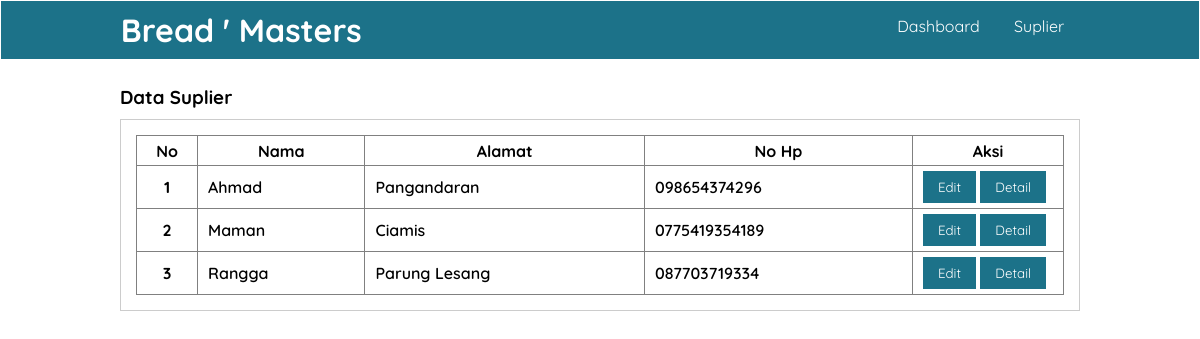
Screenshot of /data_suplier.php (signed in) with the database file from the repository.
### tables this page shows
CREATE TABLE `suplier` (
  `id_suplier` int(11) NOT NULL,
  `id_toko` int(11) NOT NULL,
  `nama_suplier` varchar(50) NOT NULL,
  `kategori` varchar(255) NOT NULL,
  `tlp_hp` varchar(50) NOT NULL,
  `alamat_suplier` varchar(100) NOT NULL,
  `created_at` timestamp NOT NULL DEFAULT current_timestamp() ON UPDATE current_timestamp()
);

### data_suplier.php (the view, shortened to what this page needs)
<?php
    include "koneksi.php";
    $query = mysqli_query($conn,'SELECT * FROM suplier');
?>
<!DOCTYPE html>
<html lang="en">
<head>
    <link rel="stylesheet" href="dekorasi.css">
</head>
<body>
    <header>
        <div class="container">
        <h1>Bread ' Masters</h1>
        <ul>
            <li><a href="dashboard.php">Dashboard</a></li>
            <li><a href="data_suplier.php">Suplier</a></li>
        </ul>
        </div>
    </header>
    <div class="section">
        <div class="container">
            <h3>Data Suplier</h3>
            <div class="box">
                <table border="1" cellspacing="0" class="table">
                    <thead>
                        <tr>
                        <th width="60px">No</th>
                            <th>Nama</th>
                            <th>Alamat</th>
                            <th>No Hp</th>
                            <th width="150px">Aksi</th>
                            </tr>
                    </thead>
                    <tbody>
                    <?php
                    $no = 1;
                    while($data_suplier = mysqli_fetch_assoc($query)):?>
                        <tr>
                        <th><?php echo $no++ ?></th>
                        <td style="font-weight:600;"><?php echo $data_suplier["nama_suplier"] ?></td>
                        <td style="font-weight:600;"><?php echo $data_suplier["alamat_suplier"] ?></td>
                        <td style="font-weight:600;"><?php echo $data_suplier["tlp_hp"] ?></td>
                        <td>
                        <a href="./proses/edit_suplier.php?id=<?php echo $data_suplier['id_suplier'] ?>"><button class="btn btn-primary">Edit</button></a>
                        <a href="detail_suplier.php?kategori=<?= $data_suplier['kategori']?>&&id_suplier=<?= $data_suplier['id_suplier']?>"><button class="btn btn-success">Detail</button></a>
                            </td>
                        </tr>
                    <?php endwhile ?>
</tbody>
</body>
</html>

### dekorasi.css (style rules this page uses)
* { padding: 0; margin: 0; font-family: 'quicksand', sans-serif; }
a { color: inherit; text-decoration: none; }
body { background-color: #fff }
.btn { padding: 8px 15px; background-color: #1c7289; color: #fff; border:none; cursor: pointer; }
header { border: 1px solid; background-color: #1c7289; color: #fff; }
header h1 { float: left; padding: 9px 0; }
header ul { float: right; }
header ul li { display: inline-block; }
header ul li a { padding: 15px; display: inline-block; }
.container { width: 80%; margin: 0 auto; }
.container:after { content: ''; display: block; clear: both; }
.section { padding: 25px 0; }
.box { background-color: #fff; border: 1px solid #ccc; padding: 15px; box-sizing: border-box; margin: 10px 0 25px 0; }
.box:after { content: ''; display: block; clear: both; }
.table { width: 100%; border-collapse: collapse; }
.table tr { height: 30px; }
.table tr td { padding: 5px 10px; }

### rows the page displays
suplier: nama_suplier "Ahmad", alamat_suplier "Pangandaran", tlp_hp "098654374296"
suplier: nama_suplier "Maman", alamat_suplier "Ciamis", tlp_hp "0775419354189"
suplier: nama_suplier "Rangga", alamat_suplier "Parung Lesang", tlp_hp "087703719334"
